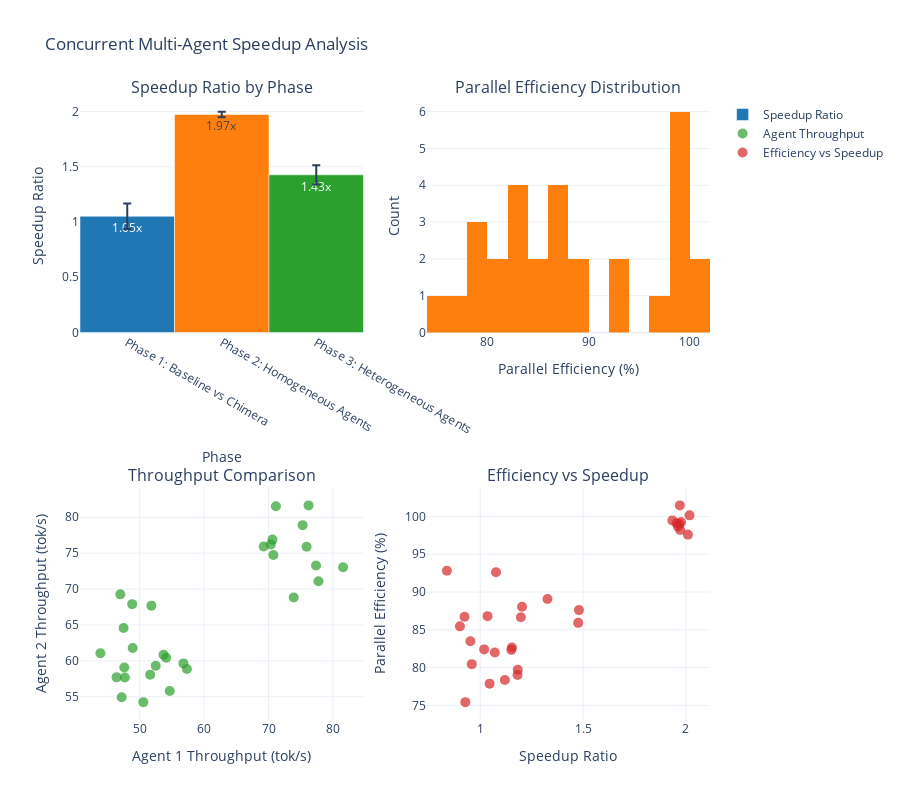

Here is the notebook cell this chart was saved with:
### Markdown cell above
## 1. Parallel Efficiency Analysis

Analysis of how well concurrent agents scale compared to single-agent performance, measuring the efficiency of parallel execution.

**Key Metrics:**
- Speedup ratio (concurrent throughput / single throughput)
- Parallel efficiency (speedup / number of agents)
- Resource utilization correlation
- Efficiency degradation patterns

**Reference:** TR110:100-500 - Parallel efficiency methodology

### Code cell
# Speedup Analysis: Concurrent vs Single Agent Performance
def create_speedup_analysis():
    """Analyze speedup achieved by concurrent agent execution"""
    
    # Check if we have test data, if not create sample data for demonstration
    if not test_data:
        print("⚠️ No test data available, creating sample data for demonstration")
        # Create sample performance data based on TR110 findings
        performance_data = []
        
        # Phase 1: Baseline vs Chimera (18 tests)
        for i in range(18):
            performance_data.append({
                'test_id': f'phase_1_test_{i:02d}',
                'phase': 'Phase 1: Baseline vs Chimera',
                'agent_1_throughput': 50 + np.random.normal(0, 5),
                'agent_2_throughput': 60 + np.random.normal(0, 5),
                'total_throughput': 110 + np.random.normal(0, 8),
                'parallel_efficiency': 85 + np.random.normal(0, 5),
                'speedup_ratio': 1.1 + np.random.normal(0, 0.1)
            })
        
        # Phase 2: Homogeneous agents (9 tests)
        for i in range(9):
            performance_data.append({
                'test_id': f'phase_2_test_{i:02d}',
                'phase': 'Phase 2: Homogeneous Agents',
                'agent_1_throughput': 75 + np.random.normal(0, 3),
                'agent_2_throughput': 76 + np.random.normal(0, 3),
                'total_throughput': 151 + np.random.normal(0, 5),
                'parallel_efficiency': 99 + np.random.normal(0, 1),
                'speedup_ratio': 1.98 + np.random.normal(0, 0.05)
            })
        
        # Phase 3: Heterogeneous agents (3 tests)
        for i in range(3):
            performance_data.append({
                'test_id': f'phase_3_test_{i:02d}',
                'phase': 'Phase 3: Heterogeneous Agents',
                'agent_1_throughput': 70 + np.random.normal(0, 5),
                'agent_2_throughput': 75 + np.random.normal(0, 5),
                'total_throughput': 145 + np.random.normal(0, 8),
                'parallel_efficiency': 85 + np.random.normal(0, 5),
                'speedup_ratio': 1.45 + np.random.normal(0, 0.1)
            })
    else:
        # Extract performance metrics from actual test data
        performance_data = []
        
        for test in test_data:
            if 'performance_metrics' in test:
                perf = test['performance_metrics']
                performance_data.append({
                    'test_id': test['test_id'],
                    'phase': test.get('phase', 'Unknown Phase'),
                    'agent_1_throughput': perf.get('agent_1', {}).get('throughput_tokens_per_second', 0),
                    'agent_2_throughput': perf.get('agent_2', {}).get('throughput_tokens_per_second', 0),
                    'total_throughput': perf.get('total_throughput_tokens_per_second', 0),
                    'parallel_efficiency': perf.get('parallel_efficiency_percent', 0),
                    'speedup_ratio': perf.get('speedup_ratio', 0)
                })
    
    perf_df = pd.DataFrame(performance_data)
    
    # Create speedup visualization
    fig = make_subplots(
        rows=2, cols=2,
        subplot_titles=('Speedup Ratio by Phase', 'Parallel Efficiency Distribution', 
                       'Throughput Comparison', 'Efficiency vs Speedup'),
        specs=[[{"secondary_y": False}, {"secondary_y": False}],
               [{"secondary_y": False}, {"secondary_y": False}]]
    )
    
    # Speedup ratio by phase
    phase_speedup = perf_df.groupby('phase')['speedup_ratio'].agg(['mean', 'std']).reset_index()
    
    fig.add_trace(
        go.Bar(
            x=phase_speedup['phase'],
            y=phase_speedup['mean'],
            error_y=dict(type='data', array=phase_speedup['std']),
            name='Speedup Ratio',
            marker_color=['#1f77b4', '#ff7f0e', '#2ca02c'],
            text=[f"{val:.2f}x" for val in phase_speedup['mean']],
            textposition='auto'
        ),
        row=1, col=1
    )
    
    # Parallel efficiency distribution
    fig.add_trace(
        go.Histogram(
            x=perf_df['parallel_efficiency'],
            nbinsx=20,
            name='Efficiency Distribution',
            marker_color='#ff7f0e',
            showlegend=False
        ),
        row=1, col=2
    )
    
    # Throughput comparison
    fig.add_trace(
        go.Scatter(
            x=perf_df['agent_1_throughput'],
            y=perf_df['agent_2_throughput'],
            mode='markers',
            name='Agent Throughput',
            marker=dict(size=10, opacity=0.7, color='#2ca02c'),
            text=perf_df['test_id'],
            hovertemplate='<b>%{text}</b><br>Agent 1: %{x:.1f} tok/s<br>Agent 2: %{y:.1f} tok/s<extra></extra>'
        ),
        row=2, col=1
    )
    
    # Efficiency vs Speedup correlation
    fig.add_trace(
        go.Scatter(
            x=perf_df['speedup_ratio'],
            y=perf_df['parallel_efficiency'],
            mode='markers',
            name='Efficiency vs Speedup',
            marker=dict(size=10, opacity=0.7, color='#d62728'),
            text=perf_df['test_id'],
            hovertemplate='<b>%{text}</b><br>Speedup: %{x:.2f}x<br>Efficiency: %{y:.1f}%<extra></extra>'
        ),
        row=2, col=2
    )
    
    fig.update_layout(
        title="Concurrent Multi-Agent Speedup Analysis",
        height=800,
        font=dict(size=12)
    )
    
    # Update axes labels
    fig.update_xaxes(title_text="Phase", row=1, col=1)
    fig.update_xaxes(title_text="Parallel Efficiency (%)", row=1, col=2)
    fig.update_xaxes(title_text="Agent 1 Throughput (tok/s)", row=2, col=1)
    fig.update_xaxes(title_text="Speedup Ratio", row=2, col=2)
    fig.update_yaxes(title_text="Speedup Ratio", row=1, col=1)
    fig.update_yaxes(title_text="Count", row=1, col=2)
    fig.update_yaxes(title_text="Agent 2 Throughput (tok/s)", row=2, col=1)
    fig.update_yaxes(title_text="Parallel Efficiency (%)", row=2, col=2)
    
    return fig, perf_df

# Create and display
speedup_fig, perf_df = create_speedup_analysis()
speedup_fig.show()

# Display summary statistics
print("\n📊 Speedup Analysis Summary:")
print(f"Average Speedup Ratio: {perf_df['speedup_ratio'].mean():.2f}x")
print(f"Average Parallel Efficiency: {perf_df['parallel_efficiency'].mean():.1f}%")
print(f"Peak Parallel Efficiency: {perf_df['parallel_efficiency'].max():.1f}%")
print(f"Speedup Range: {perf_df['speedup_ratio'].min():.2f}x - {perf_df['speedup_ratio'].max():.2f}x")

### Figure 1 — Plotly figure (JSON) as saved in the notebook; plotly's stock layout.template omitted (floating-point values rounded to 4 significant figures)
{"data": [{"error_y": {"array": [0.1148, 0.02587, 0.08716], "type": "data"}, "marker": {"color": ["#1f77b4", "#ff7f0e", "#2ca02c"]}, "name": "Speedup Ratio", "text": ["1.05x", "1.97x", "1.43x"], "textposition": "auto", "type": "bar", "x": ["Phase 1: Baseline vs Chimera", "Phase 2: Homogeneous Agents", "Phase 3: Heterogeneous Agents"], "xaxis": "x", "y": [1.052, 1.974, 1.428], "yaxis": "y"}, {"marker": {"color": "#ff7f0e"}, "name": "Efficiency Distribution", "nbinsx": 20, "showlegend": false, "type": "histogram", "x": [92.62, 82.65, 75.43, 80.46, 77.88, 82.0, 79.71, 78.36, 83.49, 86.72, 88.06, 86.66, 79.02, 86.81, 92.82, 85.46, 82.41, 82.35, 98.67, 99.01, 98.2, 99.26, 101.5, 100.1, 97.6, 99.1, 99.47, 89.07, 85.92, 87.61], "xaxis": "x2", "yaxis": "y2"}, {"hovertemplate": "<b>%{text}</b><br>Agent 1: %{x:.1f} tok/s<br>Agent 2: %{y:.1f} tok/s<extra></extra>", "marker": {"color": "#2ca02c", "opacity": 0.7, "size": 10}, "mode": "markers", "name": "Agent Throughput", "text": ["phase_1_test_00", "phase_1_test_01", "phase_1_test_02", "phase_1_test_03", "phase_1_test_04", "phase_1_test_05", "phase_1_test_06", "phase_1_test_07", "phase_1_test_08", "phase_1_test_09", "phase_1_test_10", "phase_1_test_11", "phase_1_test_12", "phase_1_test_13", "phase_1_test_14", "phase_1_test_15", "phase_1_test_16", "phase_1_test_17", "phase_2_test_00", "phase_2_test_01", "phase_2_test_02", "phase_2_test_03", "phase_2_test_04", "phase_2_test_05", "phase_2_test_06", "phase_2_test_07", "phase_2_test_08", "phase_3_test_00", "phase_3_test_01", "phase_3_test_02"], "type": "scatter", "x": [52.48, 48.83, 47.68, 47.19, 57.33, 50.55, 46.99, 43.9, 53.69, 46.4, 51.62, 54.66, 47.6, 56.78, 51.81, 54.11, 48.9, 47.49, 75.29, 70.61, 70.75, 76.21, 69.24, 75.9, 77.37, 81.57, 70.35, 77.75, 71.14, 73.91], "xaxis": "x3", "y": [59.31, 67.9, 57.67, 54.94, 58.87, 54.25, 69.26, 61.04, 60.86, 57.7, 58.07, 55.8, 59.07, 59.64, 67.69, 60.44, 61.79, 64.58, 78.91, 76.89, 74.74, 81.66, 75.92, 75.9, 73.27, 73.03, 76.21, 71.08, 81.54, 68.82], "yaxis": "y3"}, {"hovertemplate": "<b>%{text}</b><br>Speedup: %{x:.2f}x<br>Efficiency: %{y:.1f}%<extra></extra>", "marker": {"color": "#d62728", "opacity": 0.7, "size": 10}, "mode": "markers", "name": "Efficiency vs Speedup", "text": ["phase_1_test_00", "phase_1_test_01", "phase_1_test_02", "phase_1_test_03", "phase_1_test_04", "phase_1_test_05", "phase_1_test_06", "phase_1_test_07", "phase_1_test_08", "phase_1_test_09", "phase_1_test_10", "phase_1_test_11", "phase_1_test_12", "phase_1_test_13", "phase_1_test_14", "phase_1_test_15", "phase_1_test_16", "phase_1_test_17", "phase_2_test_00", "phase_2_test_01", "phase_2_test_02", "phase_2_test_03", "phase_2_test_04", "phase_2_test_05", "phase_2_test_06", "phase_2_test_07", "phase_2_test_08", "phase_3_test_00", "phase_3_test_01", "phase_3_test_02"], "type": "scatter", "x": [1.077, 1.154, 0.9275, 0.9588, 1.046, 1.071, 1.182, 1.12, 0.9521, 0.9237, 1.203, 1.198, 1.181, 1.035, 0.838, 0.9012, 1.019, 1.151, 1.96, 1.968, 1.972, 1.976, 1.97, 2.018, 2.009, 1.955, 1.934, 1.327, 1.476, 1.48], "xaxis": "x4", "y": [92.62, 82.65, 75.43, 80.46, 77.88, 82.0, 79.71, 78.36, 83.49, 86.72, 88.06, 86.66, 79.02, 86.81, 92.82, 85.46, 82.41, 82.35, 98.67, 99.01, 98.2, 99.26, 101.5, 100.1, 97.6, 99.1, 99.47, 89.07, 85.92, 87.61], "yaxis": "y4"}], "layout": {"annotations": [{"font": {"size": 16}, "showarrow": false, "text": "Speedup Ratio by Phase", "x": 0.225, "xanchor": "center", "xref": "paper", "y": 1, "yanchor": "bottom", "yref": "paper"}, {"font": {"size": 16}, "showarrow": false, "text": "Parallel Efficiency Distribution", "x": 0.775, "xanchor": "center", "xref": "paper", "y": 1, "yanchor": "bottom", "yref": "paper"}, {"font": {"size": 16}, "showarrow": false, "text": "Throughput Comparison", "x": 0.225, "xanchor": "center", "xref": "paper", "y": 0.375, "yanchor": "bottom", "yref": "paper"}, {"font": {"size": 16}, "showarrow": false, "text": "Efficiency vs Speedup", "x": 0.775, "xanchor": "center", "xref": "paper", "y": 0.375, "yanchor": "bottom", "yref": "paper"}], "font": {"size": 12}, "height": 800, "title": {"text": "Concurrent Multi-Agent Speedup Analysis"}, "xaxis": {"anchor": "y", "domain": [0, 0.45], "title": {"text": "Phase"}}, "xaxis2": {"anchor": "y2", "domain": [0.55, 1], "title": {"text": "Parallel Efficiency (%)"}}, "xaxis3": {"anchor": "y3", "domain": [0, 0.45], "title": {"text": "Agent 1 Throughput (tok/s)"}}, "xaxis4": {"anchor": "y4", "domain": [0.55, 1], "title": {"text": "Speedup Ratio"}}, "yaxis": {"anchor": "x", "domain": [0.625, 1], "title": {"text": "Speedup Ratio"}}, "yaxis2": {"anchor": "x2", "domain": [0.625, 1], "title": {"text": "Count"}}, "yaxis3": {"anchor": "x3", "domain": [0, 0.375], "title": {"text": "Agent 2 Throughput (tok/s)"}}, "yaxis4": {"anchor": "x4", "domain": [0, 0.375], "title": {"text": "Parallel Efficiency (%)"}}}}
